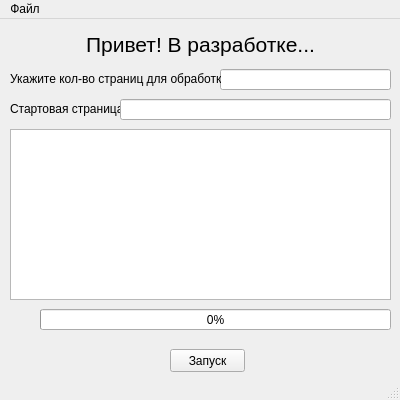
<?xml version="1.0" encoding="UTF-8"?>
<ui version="4.0">
 <class>MainWindow</class>
 <widget class="QMainWindow" name="MainWindow">
  <property name="geometry">
   <rect>
    <x>0</x>
    <y>0</y>
    <width>400</width>
    <height>400</height>
   </rect>
  </property>
  <property name="maximumSize">
   <size>
    <width>400</width>
    <height>400</height>
   </size>
  </property>
  <property name="windowTitle">
   <string>Парсер Joyreactor</string>
  </property>
  <property name="windowIcon">
   <iconset>
    <normaloff>Tux.ico</normaloff>Tux.ico</iconset>
  </property>
  <widget class="QWidget" name="centralwidget">
   <widget class="QLabel" name="label">
    <property name="geometry">
     <rect>
      <x>10</x>
      <y>10</y>
      <width>381</width>
      <height>31</height>
     </rect>
    </property>
    <property name="text">
     <string>&lt;html&gt;&lt;head/&gt;&lt;body&gt;&lt;p align=&quot;center&quot;&gt;&lt;span style=&quot; font-size:16pt;&quot;&gt;Привет! В разработке...&lt;/span&gt;&lt;/p&gt;&lt;/body&gt;&lt;/html&gt;</string>
    </property>
    <property name="textFormat">
     <enum>Qt::MarkdownText</enum>
    </property>
    <property name="alignment">
     <set>Qt::AlignCenter</set>
    </property>
    <property name="openExternalLinks">
     <bool>false</bool>
    </property>
   </widget>
   <widget class="QLineEdit" name="lineEdit_PagesQty">
    <property name="geometry">
     <rect>
      <x>220</x>
      <y>50</y>
      <width>171</width>
      <height>21</height>
     </rect>
    </property>
   </widget>
   <widget class="QLabel" name="label_2">
    <property name="geometry">
     <rect>
      <x>10</x>
      <y>50</y>
      <width>211</width>
      <height>21</height>
     </rect>
    </property>
    <property name="text">
     <string>&lt;html&gt;&lt;head/&gt;&lt;body&gt;&lt;p&gt;Укажите кол-во страниц для обработки&lt;/p&gt;&lt;/body&gt;&lt;/html&gt;</string>
    </property>
   </widget>
   <widget class="QLabel" name="label_3">
    <property name="geometry">
     <rect>
      <x>10</x>
      <y>80</y>
      <width>111</width>
      <height>21</height>
     </rect>
    </property>
    <property name="text">
     <string>&lt;html&gt;&lt;head/&gt;&lt;body&gt;&lt;p&gt;Стартовая страница&lt;/p&gt;&lt;/body&gt;&lt;/html&gt;</string>
    </property>
   </widget>
   <widget class="QLineEdit" name="lineEdit_StartUrl">
    <property name="geometry">
     <rect>
      <x>120</x>
      <y>80</y>
      <width>271</width>
      <height>21</height>
     </rect>
    </property>
   </widget>
   <widget class="QPushButton" name="pushButton_Run">
    <property name="geometry">
     <rect>
      <x>170</x>
      <y>330</y>
      <width>75</width>
      <height>23</height>
     </rect>
    </property>
    <property name="text">
     <string>Запуск</string>
    </property>
    <property name="autoDefault">
     <bool>false</bool>
    </property>
    <property name="default">
     <bool>false</bool>
    </property>
   </widget>
   <widget class="QProgressBar" name="progressBar">
    <property name="enabled">
     <bool>true</bool>
    </property>
    <property name="geometry">
     <rect>
      <x>40</x>
      <y>290</y>
      <width>351</width>
      <height>21</height>
     </rect>
    </property>
    <property name="value">
     <number>0</number>
    </property>
    <property name="textVisible">
     <bool>true</bool>
    </property>
   </widget>
   <widget class="QListView" name="listView">
    <property name="geometry">
     <rect>
      <x>10</x>
      <y>110</y>
      <width>381</width>
      <height>171</height>
     </rect>
    </property>
    <property name="movement">
     <enum>QListView::Static</enum>
    </property>
    <property name="viewMode">
     <enum>QListView::ListMode</enum>
    </property>
   </widget>
  </widget>
  <widget class="QMenuBar" name="menubar">
   <property name="geometry">
    <rect>
     <x>0</x>
     <y>0</y>
     <width>400</width>
     <height>21</height>
    </rect>
   </property>
   <widget class="QMenu" name="menu">
    <property name="title">
     <string>Файл</string>
    </property>
    <addaction name="action_About"/>
   </widget>
   <addaction name="menu"/>
  </widget>
  <widget class="QStatusBar" name="statusbar"/>
  <action name="action_About">
   <property name="text">
    <string>О программе</string>
   </property>
  </action>
 </widget>
 <resources/>
 <connections/>
</ui>
